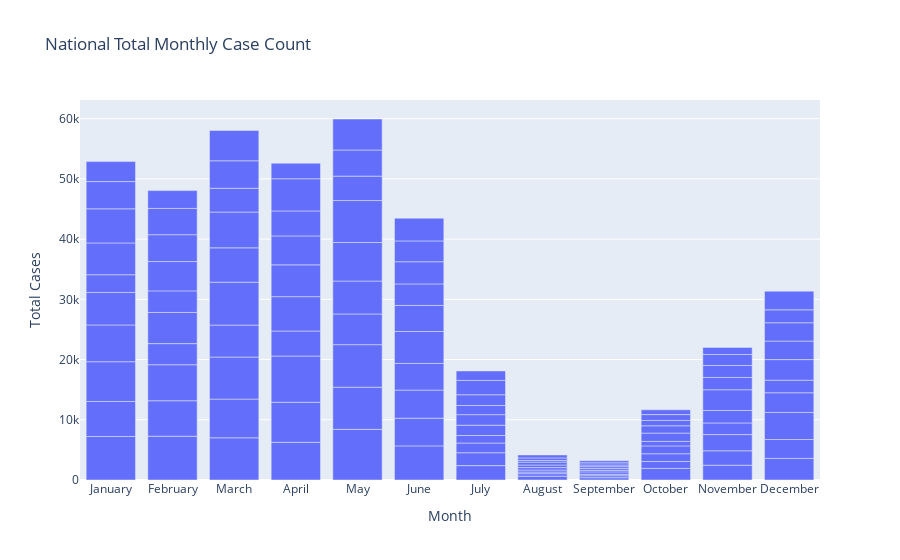

Write notebook code for a chart like this one.
### Markdown cell above
#### Observations:
* There is a general decline in the case counts of chickenpox.
* In 2005, there was a total of about 53,213 while in 2014 there was a total of about 30,313 cases.
* This represents a decline of about 43.03% which shows that the situation is actually better.

### Code cell
# Group the data by year and month, and calculate the sum of cases
monthly_cases = chickenpox_df.groupby([chickenpox_df['Date'].dt.year.rename('Year'), chickenpox_df['Date'].dt.month.rename('Month')])['National_Total'].sum().reset_index()

# Map month numbers to month names
monthly_cases['Month'] = monthly_cases['Month'].map(lambda x: calendar.month_name[x])

# Create the bar plot
fig = go.Figure(data=[
    go.Bar(x=monthly_cases['Month'], y=monthly_cases['National_Total'])
])

# Update the layout
fig.update_layout(
    title='National Total Monthly Case Count',
    xaxis_title='Month',
    yaxis_title='Total Cases'
)

# Show the plot
fig.show()

### Figure 1 — Plotly figure (JSON) as saved in the notebook; plotly's stock layout.template omitted (floating-point values rounded to 4 significant figures)
{"data": [{"type": "bar", "x": ["January", "February", "March", "April", "May", "June", "July", "August", "September", "October", "November", "December", "January", "February", "March", "April", "May", "June", "July", "August", "September", "October", "November", "December", "January", "February", "March", "April", "May", "June", "July", "August", "September", "October", "November", "December", "January", "February", "March", "April", "May", "June", "July", "August", "September", "October", "November", "December", "January", "February", "March", "April", "May", "June", "July", "August", "September", "October", "November", "December", "January", "February", "March", "April", "May", "June", "July", "August", "September", "October", "November", "December", "January", "February", "March", "April", "May", "June", "July", "August", "September", "October", "November", "December", "January", "February", "March", "April", "May", "June", "July", "August", "September", "October", "November", "December", "January", "February", "March", "April", "May", "June", "July", "August", "September", "October", "November", "December", "January", "February", "March", "April", "May", "June", "July", "August", "September", "October", "November", "December"], "y": [7231, 7267, 7009, 6258, 8411, 5662, 2388, 629, 381, 1928, 2458, 3591, 5810, 5893, 6428, 6651, 6998, 4599, 2139, 424, 324, 1145, 2390, 3140, 6600, 5980, 6982, 7678, 7063, 4671, 1615, 268, 251, 1287, 2692, 4488, 6102, 3509, 5303, 4150, 5099, 4426, 1248, 331, 391, 1299, 1932, 3267, 5408, 5176, 7123, 5706, 5466, 5304, 1708, 411, 244, 746, 2070, 2090, 2936, 3579, 5708, 5283, 6400, 4327, 1753, 427, 306, 1383, 3447, 3419, 5274, 4869, 5944, 4807, 6968, 3572, 1521, 480, 318, 1214, 2040, 3077, 5674, 4461, 3946, 4147, 4053, 3679, 1785, 280, 271, 888, 1993, 3043, 4522, 4366, 4564, 5344, 4341, 3460, 2379, 417, 365, 974, 1824, 2140, 3320, 2954, 5034, 2587, 5148, 3773, 1580, 492, 355, 794, 1172, 3104]}], "layout": {"title": {"text": "National Total Monthly Case Count"}, "xaxis": {"title": {"text": "Month"}}, "yaxis": {"title": {"text": "Total Cases"}}}}
